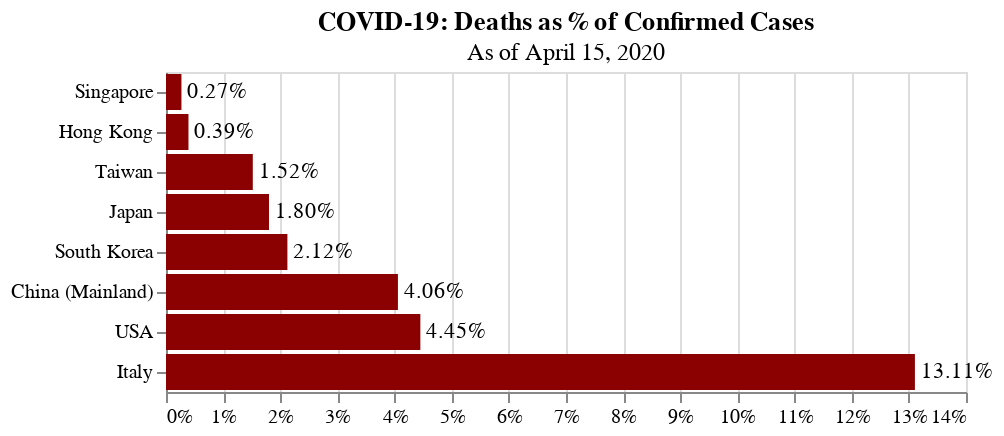

The notebook cell saved with this chart:
### Code cell
# Deaths over confirmed
data = pd.DataFrame(list(zip(names, doc)), columns=['Region', '%'])

bars = alt.Chart(data).mark_bar().encode(
    x=alt.X("%:Q", axis=alt.Axis(format='%')),
    y=alt.Y("Region:O", sort='x')
).properties(
    title={
        "text":'COVID-19: Deaths as % of Confirmed Cases',
        "subtitle":'As of ' + as_of_date.strftime("%B %d, %Y")
    }
)

text = bars.mark_text(
    align='left',
    baseline='middle',
    dx=3
).encode(
    text=(
        alt.Text("%:Q", format=".2%")
    )
)

alt.layer(bars, text).configure_axisX(
    labelAngle=0,
    title=None
).configure_axisY(
    title=None
).configure_bar(
    color='darkred'
)

### Figure 1 — Vega-Lite specification as saved in the notebook (floating-point values rounded to 4 significant figures)
{"config": {"view": {"continuousWidth": 400, "continuousHeight": 300}, "axisX": {"labelAngle": 0, "title": null}, "axisY": {"title": null}, "bar": {"color": "darkred"}}, "layer": [{"mark": "bar", "encoding": {"x": {"type": "quantitative", "axis": {"format": "%"}, "field": "%"}, "y": {"type": "ordinal", "field": "Region", "sort": "x"}}, "title": {"text": "COVID-19: Deaths as % of Confirmed Cases", "subtitle": "As of April 15, 2020"}}, {"mark": {"type": "text", "align": "left", "baseline": "middle", "dx": 3}, "encoding": {"text": {"type": "quantitative", "field": "%", "format": ".2%"}, "x": {"type": "quantitative", "axis": {"format": "%"}, "field": "%"}, "y": {"type": "ordinal", "field": "Region", "sort": "x"}}, "title": {"text": "COVID-19: Deaths as % of Confirmed Cases", "subtitle": "As of April 15, 2020"}}], "data": {"name": "data-daffe3872166c1d663e615508f9cd1bf"}, "$schema": "https://vega.github.io/schema/vega-lite/v4.8.1.json", "datasets": {"data-daffe3872166c1d663e615508f9cd1bf": [{"Region": "Taiwan", "%": 0.01519}, {"Region": "Singapore", "%": 0.002703}, {"Region": "Hong Kong", "%": 0.003933}, {"Region": "South Korea", "%": 0.02124}, {"Region": "Japan", "%": 0.01802}, {"Region": "China (Mainland)", "%": 0.04059}, {"Region": "USA", "%": 0.04451}, {"Region": "Italy", "%": 0.1311}]}}
